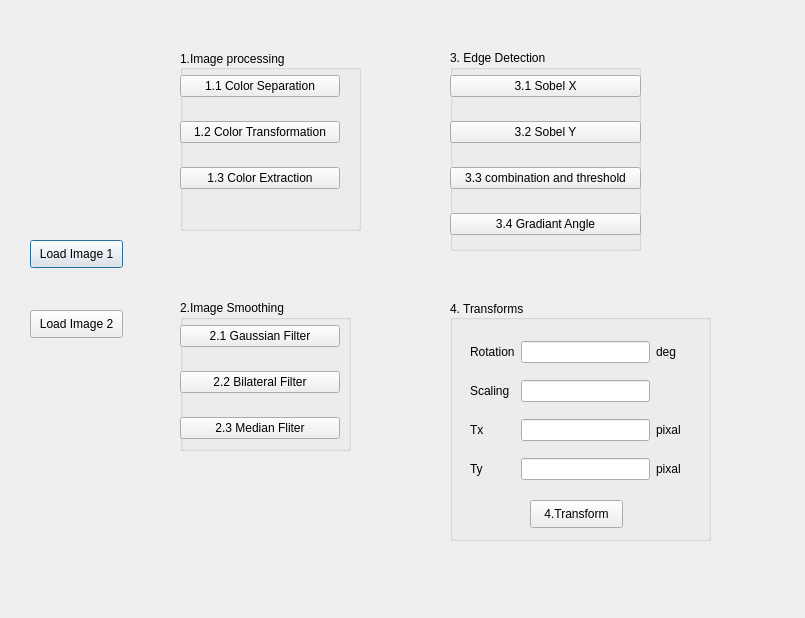
<?xml version="1.0" encoding="UTF-8"?>
<ui version="4.0">
 <class>Dialog</class>
 <widget class="QDialog" name="Dialog">
  <property name="geometry">
   <rect>
    <x>0</x>
    <y>0</y>
    <width>805</width>
    <height>618</height>
   </rect>
  </property>
  <property name="sizePolicy">
   <sizepolicy hsizetype="Expanding" vsizetype="Expanding">
    <horstretch>0</horstretch>
    <verstretch>0</verstretch>
   </sizepolicy>
  </property>
  <property name="windowTitle">
   <string>Dialog</string>
  </property>
  <property name="sizeGripEnabled">
   <bool>false</bool>
  </property>
  <property name="modal">
   <bool>false</bool>
  </property>
  <widget class="QPushButton" name="Load_Image_1">
   <property name="geometry">
    <rect>
     <x>30</x>
     <y>240</y>
     <width>93</width>
     <height>28</height>
    </rect>
   </property>
   <property name="text">
    <string>Load Image 1</string>
   </property>
  </widget>
  <widget class="QPushButton" name="Load_image_2">
   <property name="geometry">
    <rect>
     <x>30</x>
     <y>310</y>
     <width>93</width>
     <height>28</height>
    </rect>
   </property>
   <property name="text">
    <string>Load Image 2</string>
   </property>
  </widget>
  <widget class="QGroupBox" name="image_processing">
   <property name="geometry">
    <rect>
     <x>180</x>
     <y>50</y>
     <width>181</width>
     <height>181</height>
    </rect>
   </property>
   <property name="sizePolicy">
    <sizepolicy hsizetype="Minimum" vsizetype="Minimum">
     <horstretch>0</horstretch>
     <verstretch>0</verstretch>
    </sizepolicy>
   </property>
   <property name="title">
    <string>1.Image processing</string>
   </property>
   <property name="alignment">
    <set>Qt::AlignLeading|Qt::AlignLeft|Qt::AlignVCenter</set>
   </property>
   <widget class="QWidget" name="verticalLayoutWidget">
    <property name="geometry">
     <rect>
      <x>0</x>
      <y>20</y>
      <width>160</width>
      <height>124</height>
     </rect>
    </property>
    <layout class="QVBoxLayout" name="Image_processing">
     <property name="spacing">
      <number>19</number>
     </property>
     <item>
      <widget class="QPushButton" name="color_separation">
       <property name="accessibleName">
        <string>1.1 Color Separation</string>
       </property>
       <property name="text">
        <string>1.1 Color Separation</string>
       </property>
      </widget>
     </item>
     <item>
      <widget class="QPushButton" name="color_transformation">
       <property name="accessibleName">
        <string>1.2 Color Transformation</string>
       </property>
       <property name="text">
        <string>1.2 Color Transformation</string>
       </property>
      </widget>
     </item>
     <item>
      <widget class="QPushButton" name="color_extraction">
       <property name="text">
        <string>1.3 Color Extraction</string>
       </property>
      </widget>
     </item>
    </layout>
   </widget>
  </widget>
  <widget class="QGroupBox" name="image_smoothing">
   <property name="geometry">
    <rect>
     <x>180</x>
     <y>300</y>
     <width>171</width>
     <height>151</height>
    </rect>
   </property>
   <property name="sizePolicy">
    <sizepolicy hsizetype="Minimum" vsizetype="Minimum">
     <horstretch>0</horstretch>
     <verstretch>0</verstretch>
    </sizepolicy>
   </property>
   <property name="title">
    <string>2.Image Smoothing</string>
   </property>
   <widget class="QWidget" name="verticalLayoutWidget_4">
    <property name="geometry">
     <rect>
      <x>0</x>
      <y>20</y>
      <width>160</width>
      <height>124</height>
     </rect>
    </property>
    <layout class="QVBoxLayout" name="Image_processing_4">
     <property name="spacing">
      <number>19</number>
     </property>
     <item>
      <widget class="QPushButton" name="gaussian_filter">
       <property name="accessibleName">
        <string>1.1 Color Separation</string>
       </property>
       <property name="text">
        <string>2.1 Gaussian Filter</string>
       </property>
      </widget>
     </item>
     <item>
      <widget class="QPushButton" name="bilateral_filter">
       <property name="accessibleName">
        <string>1.2 Color Transformation</string>
       </property>
       <property name="text">
        <string>2.2 Bilateral Filter</string>
       </property>
      </widget>
     </item>
     <item>
      <widget class="QPushButton" name="median_fliter">
       <property name="text">
        <string>2.3 Median Fliter</string>
       </property>
      </widget>
     </item>
    </layout>
   </widget>
  </widget>
  <widget class="QGroupBox" name="edge_detection_2">
   <property name="geometry">
    <rect>
     <x>450</x>
     <y>50</y>
     <width>191</width>
     <height>201</height>
    </rect>
   </property>
   <property name="sizePolicy">
    <sizepolicy hsizetype="Minimum" vsizetype="Minimum">
     <horstretch>0</horstretch>
     <verstretch>0</verstretch>
    </sizepolicy>
   </property>
   <property name="title">
    <string>3. Edge Detection</string>
   </property>
   <widget class="QWidget" name="verticalLayoutWidget_3">
    <property name="geometry">
     <rect>
      <x>0</x>
      <y>20</y>
      <width>191</width>
      <height>171</height>
     </rect>
    </property>
    <layout class="QVBoxLayout" name="edge_detection">
     <property name="spacing">
      <number>19</number>
     </property>
     <item>
      <widget class="QPushButton" name="sobel_x">
       <property name="accessibleName">
        <string>1.1 Color Separation</string>
       </property>
       <property name="text">
        <string>3.1 Sobel X</string>
       </property>
      </widget>
     </item>
     <item>
      <widget class="QPushButton" name="sobel_y">
       <property name="accessibleName">
        <string>1.2 Color Transformation</string>
       </property>
       <property name="text">
        <string>3.2 Sobel Y</string>
       </property>
      </widget>
     </item>
     <item>
      <widget class="QPushButton" name="combination_and_threshold">
       <property name="text">
        <string>3.3 combination and threshold</string>
       </property>
      </widget>
     </item>
     <item>
      <widget class="QPushButton" name="gradiant_angle">
       <property name="text">
        <string>3.4 Gradiant Angle</string>
       </property>
      </widget>
     </item>
    </layout>
   </widget>
  </widget>
  <widget class="QGroupBox" name="Transform">
   <property name="geometry">
    <rect>
     <x>450</x>
     <y>300</y>
     <width>261</width>
     <height>241</height>
    </rect>
   </property>
   <property name="sizePolicy">
    <sizepolicy hsizetype="Minimum" vsizetype="Minimum">
     <horstretch>0</horstretch>
     <verstretch>0</verstretch>
    </sizepolicy>
   </property>
   <property name="title">
    <string>4. Transforms </string>
   </property>
   <property name="alignment">
    <set>Qt::AlignLeading|Qt::AlignLeft|Qt::AlignVCenter</set>
   </property>
   <widget class="QWidget" name="gridLayoutWidget">
    <property name="geometry">
     <rect>
      <x>20</x>
      <y>30</y>
      <width>211</width>
      <height>161</height>
     </rect>
    </property>
    <layout class="QGridLayout" name="gridLayout">
     <item row="0" column="0">
      <widget class="QLabel" name="label">
       <property name="text">
        <string>Rotation</string>
       </property>
      </widget>
     </item>
     <item row="3" column="0">
      <widget class="QLabel" name="label_5">
       <property name="text">
        <string>Ty</string>
       </property>
      </widget>
     </item>
     <item row="2" column="1">
      <widget class="QLineEdit" name="Tx"/>
     </item>
     <item row="1" column="1">
      <widget class="QLineEdit" name="scaling"/>
     </item>
     <item row="2" column="0">
      <widget class="QLabel" name="label_4">
       <property name="text">
        <string>Tx</string>
       </property>
      </widget>
     </item>
     <item row="0" column="1">
      <widget class="QLineEdit" name="Rotation"/>
     </item>
     <item row="3" column="1">
      <widget class="QLineEdit" name="Ty"/>
     </item>
     <item row="1" column="0">
      <widget class="QLabel" name="label_3">
       <property name="text">
        <string>Scaling</string>
       </property>
      </widget>
     </item>
     <item row="0" column="2">
      <widget class="QLabel" name="label_6">
       <property name="text">
        <string>deg</string>
       </property>
      </widget>
     </item>
     <item row="2" column="2">
      <widget class="QLabel" name="label_8">
       <property name="text">
        <string>pixal</string>
       </property>
      </widget>
     </item>
     <item row="3" column="2">
      <widget class="QLabel" name="label_9">
       <property name="text">
        <string>pixal</string>
       </property>
      </widget>
     </item>
    </layout>
   </widget>
   <widget class="QPushButton" name="pushButton">
    <property name="geometry">
     <rect>
      <x>80</x>
      <y>200</y>
      <width>93</width>
      <height>28</height>
     </rect>
    </property>
    <property name="text">
     <string>4.Transform</string>
    </property>
   </widget>
  </widget>
 </widget>
 <resources/>
 <connections/>
</ui>
